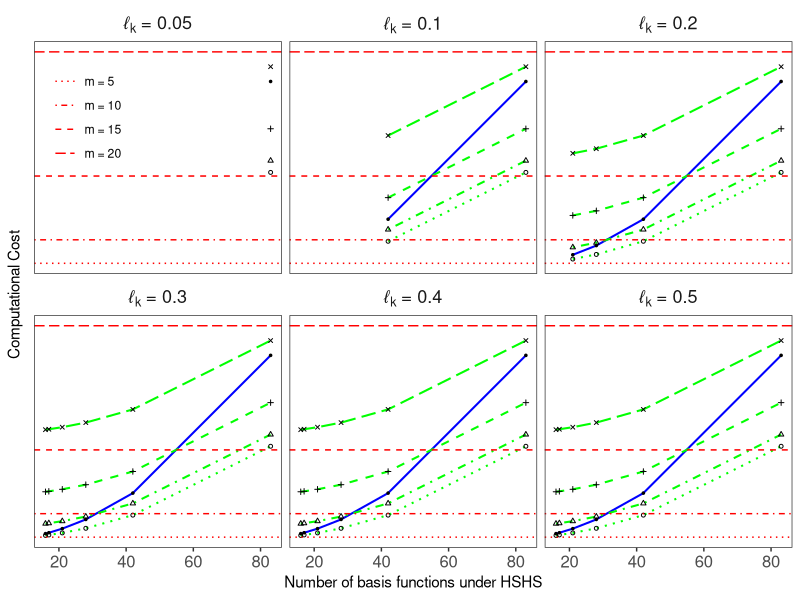

This chart was generated by the following R code: (Note: this script raises an error after producing the figure.)
rm(list =ls())
library(tidyverse)
## Computational Complexity
FullComputationalComplexity <- function(n) {
  2*n^3
}

NNNNComputationalComplexity <- function(n,m) {
  2*n*m^3
}

NNHSComputationalComplexity <- function(n,m,m1,m2) {
  n*m^3 + (n+1)*(m1*m2)
}

HSHSComputationalComplexity <- function(n,m1,m2) {
  2*(n+1)*(m1*m2) + n
}

## Combined NNNN NNHS and HSHS
## c = 1.20
vector_lscale <- seq(0.05,0.5,l=10); vector_lscale
round(4.5*vector_lscale,2)
vector_c <- pmax(1.20, round(4.5*vector_lscale,2)); vector_c
#vector_c <- 1 + 1.5*vector_lscale; vector_c
cbind(vector_lscale, vector_c, m = ceiling(3.42*vector_c/vector_lscale))
vector_m1 <- pmax(16,ceiling(3.42*vector_c/vector_lscale)); vector_m1
vector_m2 <- pmax(17,ceiling(3.42*vector_c/vector_lscale)); vector_m2
vector_m3 <- pmax(21,ceiling(3.42*vector_c/vector_lscale)); vector_m3
vector_m4 <- pmax(28,ceiling(3.42*vector_c/vector_lscale)); vector_m4
vector_m5 <- pmax(42,ceiling(3.42*vector_c/vector_lscale)); vector_m5
vector_m6 <- pmax(83,ceiling(3.42*vector_c/vector_lscale)); vector_m6


library(tidyverse)
setup <- tibble(lscale = vector_lscale, c = vector_c, m1 = vector_m1, m2 = vector_m2, m3 = vector_m3, m4 = vector_m4, m5 = vector_m5, m6 = vector_m6)
setup <- setup %>% gather(x,m,-c,-lscale) %>% select(-x) %>% distinct()
setup
table(setup$m)
setup %>% filter(lscale == 0.1)

setup <- setup %>% mutate(HSHS = HSHSComputationalComplexity(n = 1000, m1 = m, m2 = m)) %>%
  mutate(NNHS5 = NNHSComputationalComplexity(n = 1000, m = 5, m1 = m, m2 = m)) %>%
  mutate(NNHS10 = NNHSComputationalComplexity(n = 1000, m = 10, m1 = m, m2 = m)) %>%
  mutate(NNHS15 = NNHSComputationalComplexity(n = 1000, m = 15, m1 = m, m2 = m)) %>%
  mutate(NNHS20 = NNHSComputationalComplexity(n = 1000, m = 20, m1 = m, m2 = m))
setup
setup <- setup %>% mutate(Method = "HSHS")
setup
setup %>% filter(lscale == 0.50)
setup %>%
  filter(lscale %in% c(0.05,0.10,0.20,0.30,0.40,0.50)) %>%
  ggplot(aes(x = m, y = HSHS)) + 
  geom_path(linewidth = 0.7, color = "blue") +
  geom_path(aes(y = NNHS5), linetype = "dotted", color = "green", linewidth = 0.7) +
  geom_path(aes(y = NNHS10), linetype = "dotdash", color = "green",  linewidth = 0.7) +
  geom_path(aes(y = NNHS15), linetype = "dashed", color = "green",  linewidth = 0.7) +
  geom_path(aes(y = NNHS20), linetype = "longdash", color = "green", linewidth = 0.7) +
  geom_point(size = 1, shape = 20) +
  geom_point(aes(y = NNHS5), size =1, shape = 1) +
  geom_point(aes(y = NNHS10), size =1, shape = 2) +
  geom_point(aes(y = NNHS15), size =1, shape = 3) +
  geom_point(aes(y = NNHS20), size =1, shape = 4) +
  facet_wrap(~lscale, nrow = 2, labeller = label_bquote("\u2113"[k]~"="~.(lscale))) +
  geom_hline(aes(yintercept = NNNNComputationalComplexity(n = 1000, m = 5), linetype = "1"), color = "red", linewidth = 0.5) +
  geom_hline(aes(yintercept = NNNNComputationalComplexity(n = 1000, m = 10), linetype = "2"), color = "red", linewidth = 0.5) +
  geom_hline(aes(yintercept = NNNNComputationalComplexity(n = 1000, m = 15), linetype = "3"), color = "red", linewidth = 0.5) +
  geom_hline(aes(yintercept = NNNNComputationalComplexity(n = 1000, m = 20), linetype = "4"), color = "red", linewidth = 0.5) +
  scale_linetype_manual(values=c("dotted","dotdash","dashed","longdash"),
                        labels = c("m = 5","m = 10","m = 15","m = 20")) +
  theme_bw() +
  xlab(bquote(Number~of~basis~functions~under~HSHS)) +
  ylab(bquote(Computational~Cost)) +
  theme(strip.background = element_blank(),
        strip.text = element_text(size = 13),
        panel.grid = element_blank(),
        legend.title = element_blank(),
        legend.position = c(0.07,0.85),
        axis.text.y = element_blank(),
        axis.text.x = element_text(size = 12),
        axis.ticks.y = element_blank())
ggsave(filename = "./Rutilities/Computational_Complexity_Plots.png", height = 6, width = 9)
